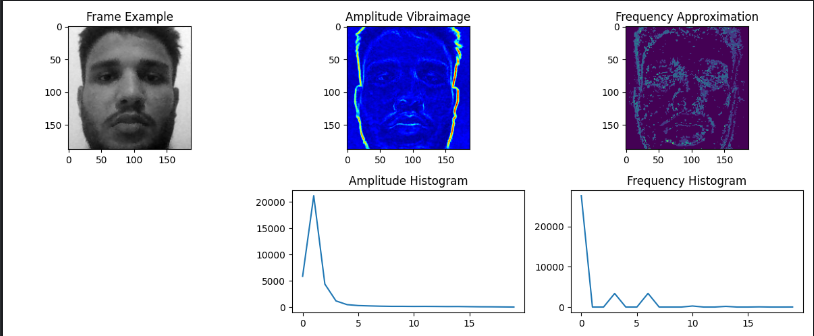
#> input picture Images/fft_face.png, 814 x 336 px, given in place of the camera
$ python aura.py
#> lines starting #> are read from the running program, lines starting #| are printed output that depends on the picture
import cv2
import numpy as np
import matplotlib.pyplot as plt

# --- 1. Load the face detection model (Haar Cascade) ---
face_cascade = cv2.CascadeClassifier(cv2.data.haarcascades + 'haarcascade_frontalface_default.xml')

# --- 2. Image Acquisition ---
camera = cv2.VideoCapture(0)  # Assuming default camera

if not camera.isOpened():
    print("Camera Error!")
    exit()

ret, frame = camera.read()
#> frame is the input picture: shape (336, 814, 3); mean B, G, R 228.7, 213.8, 215.5
if ret:
    gray_frame = cv2.cvtColor(frame, cv2.COLOR_BGR2GRAY)  # Grayscale
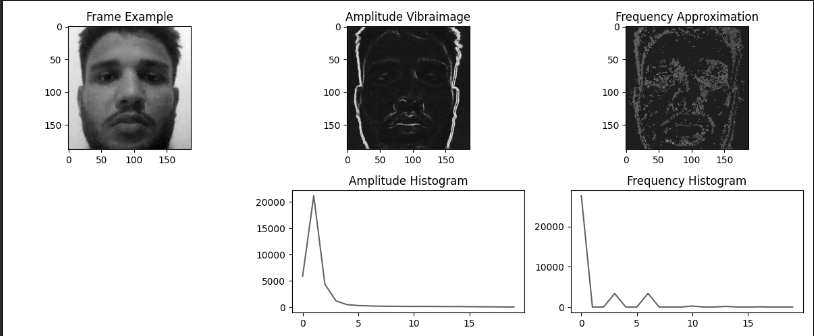
#> gray_frame: shape (336, 814); min 0, max 255, mean 216
    faces = face_cascade.detectMultiScale(gray_frame, scaleFactor=1.1, minNeighbors=5, minSize=(30, 30))
#> faces = [[72, 28, 116, 116]]

    if len(faces) > 0:
        # Assume the first detected face
        x, y, w, h = faces[0]
#> x = 72; y = 28; w = 116; h = 116

        # --- 3. Create Aura Effect ---
        # Create an aura mask
        aura_mask = np.zeros_like(frame, dtype=np.uint8)

        # Define the thickness of the aura
        aura_thickness = 20

        # Draw the aura (with increasing thickness)
        for i in range(1, aura_thickness + 1):
            color_intensity = 255 - (255 // aura_thickness) * i
            cv2.rectangle(aura_mask,
                          (x - i, y - i),
                          (x + w + i, y + h + i),
                          (color_intensity, color_intensity, 255),
                          thickness=1)
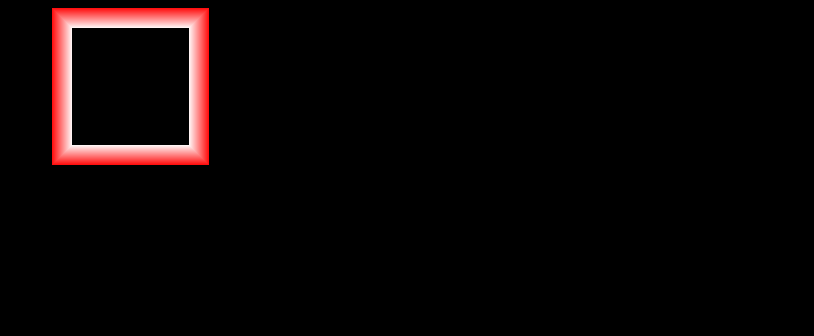
#> aura_mask: shape (336, 814, 3); mean of channels 0, 1, 2 4.9, 4.9, 10.2; drawn as B, G, R

        # Blend the aura mask with the original frame
        aura_effect = cv2.addWeighted(frame, 1, aura_mask, 0.5, 0)

        # Draw the face bounding box for reference
        cv2.rectangle(aura_effect, (x, y), (x + w, y + h), (0, 255, 0), 2)
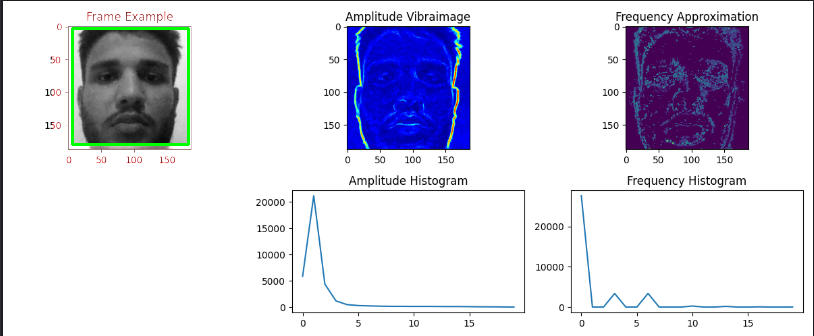
#> aura_effect: shape (336, 814, 3); mean B, G, R 228.5, 214.8, 215.5

        # Display the result
        plt.imshow(cv2.cvtColor(aura_effect, cv2.COLOR_BGR2RGB))
        plt.title("Aura Effect Around Face")
        plt.axis('off')
        plt.show()

    else:
        print("No faces detected!")

camera.release()
cv2.destroyAllWindows()
